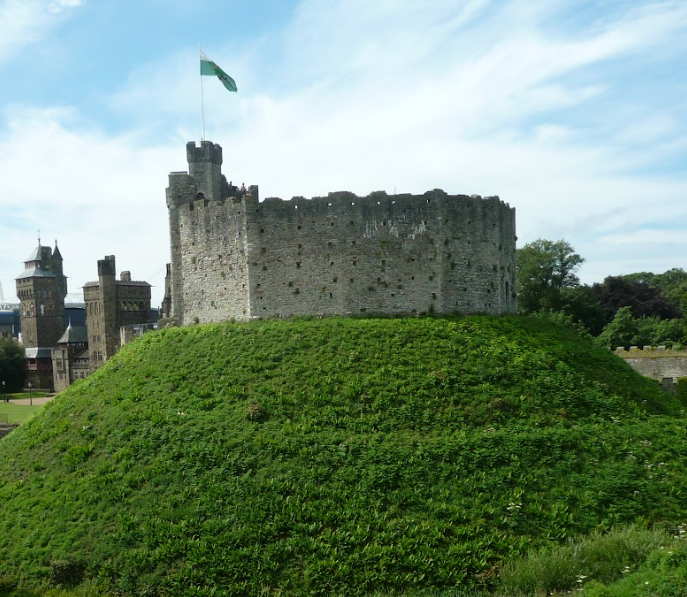
#> input picture img/cardiff.png, 687 x 597 px
$ python 1-rotate.py
#> lines starting #> are read from the running program, lines starting #| are printed output that depends on the picture
"""
<画像処理ライブラリ>
・Pillow(PIL:Python Imaging Library)
・Numpy
・OpenCV
"""

from PIL import Image  # Pillow(PIL)
import numpy as np  # Numpy
import cv2  # OpenCV

display_flg = True  # 画像表示の有無フラグ

### PIL | Numpy　を用いた処理
img = Image.open("img/cardiff.png")  # 画像読み込み
#> img is the input picture: PIL image 687x597 RGBA; mean R, G, B, A 116.8, 140.2, 118.4, 255

## PIL
rotate_img_PIL = img.rotate(-90)  # PILライブラリを用いた回転
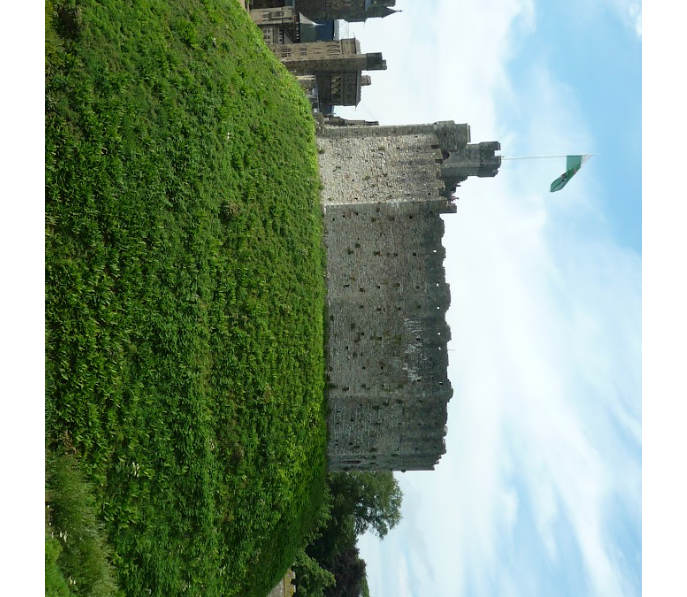
#> rotate_img_PIL: PIL image 687x597 RGBA; mean R, G, B, A 100.1, 120.3, 100.9, 221.6; transparent parts drawn white
if display_flg:
    rotate_img_PIL.show()  # 画像表示

## Numpy
img = np.array(img)  # Numpy配列に変換
print("画像データ", img)  # 画像データの中身(0~255)
#> (printed output is left out)
print("Numpyデータ次元", img.shape)  # (597, 687, 4) (高さ,幅,チャンネル数)  ※チャンネル：R,G,B,α
#| Numpyデータ次元 (597, 687, 4)
rotate_img_Numpy = np.rot90(img)  # Numpyライブラリを用いた回転
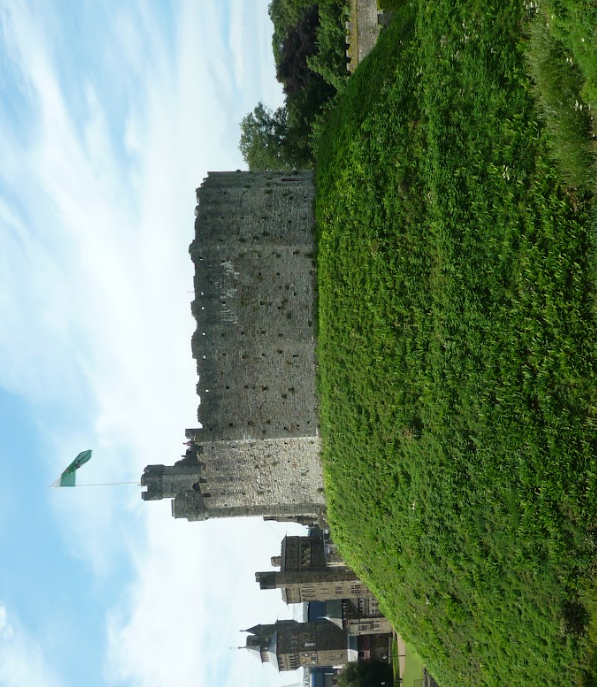
#> rotate_img_Numpy: shape (687, 597, 4); mean R, G, B, A 116.8, 140.2, 118.4, 255
if display_flg:
    show_img_PIL = Image.fromarray(rotate_img_Numpy)  # 表示のためにPILに変換
    show_img_PIL.show()  # 画像表示


### OpenCVを用いた処理
img = cv2.imread("img/cardiff.png")  # 画像読み込み
#> img: shape (597, 687, 3)
h, w = img.shape[:2]  # 高さ、幅取得
#> h = 597; w = 687
print("OpenCVデータ次元", img.shape)  # (597, 687, 3) (高さ,幅,チャンネル数)  ※チャンネル：R,G,B
#| OpenCVデータ次元 (597, 687, 3)

alpha_img = cv2.imread("img/cardiff.png", -1)  # αチャンネルを含む画像読み込み
print("OpenCVデータ次元 α入り", alpha_img.shape)  # (597, 687, 4) (高さ,幅,チャンネル数)  ※チャンネル：R,G,B,α
#| OpenCVデータ次元 α入り (597, 687, 4)

# パターン1
rotate_img_CV = cv2.rotate(img, cv2.ROTATE_90_CLOCKWISE)  # 時計回りに90度回転
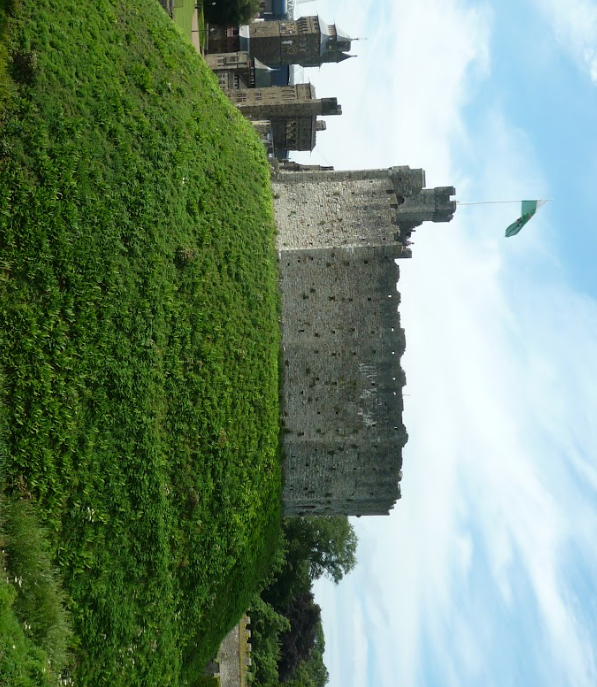
#> rotate_img_CV: shape (687, 597, 3); mean B, G, R 118.4, 140.2, 116.8
if display_flg:
    cv2.imshow("rotation", rotate_img_CV)  # 画像表示
    cv2.waitKey(0)  # imshowとセットで書かないと表示されない

# パターン2
centerX = w // 2  # 中心座標 X
#> centerX = 343
centerY = h // 2  # 中心座標 Y
#> centerY = 298
ratio = 1.0  # 拡大縮小比率
degree = -90  # 回転角度

matrix = cv2.getRotationMatrix2D(
    (centerX, centerY), degree, ratio
)  # 回転、拡大縮小に関する変換行列生成(中心座標,回転角度,拡大縮小比率)
affine_img = cv2.warpAffine(img, matrix, (w, h))  # アフィン変換
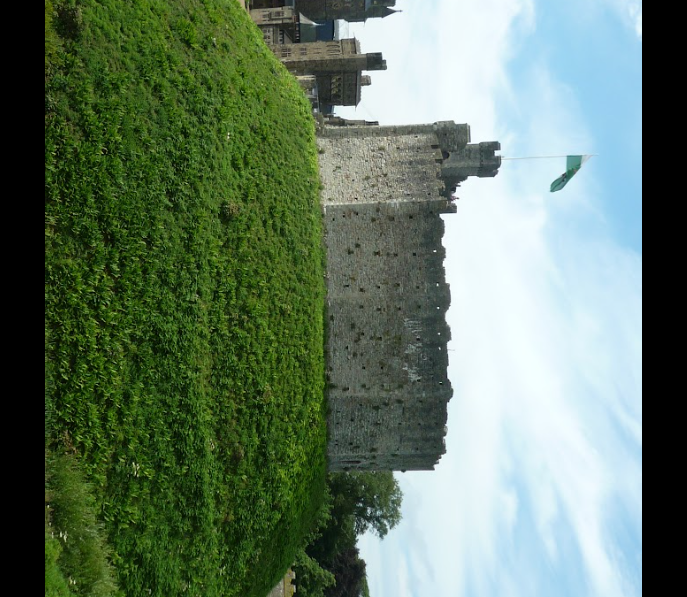
#> affine_img: shape (597, 687, 3); mean B, G, R 100.9, 120.3, 100.1
if display_flg:
    cv2.imshow("rotation", affine_img)  # 画像表示
    cv2.waitKey(0)  # imshowとセットで書かないと表示されない

# getRotationMatrix2D 内部処理
rad = np.deg2rad(-degree)  # 度数 -> ラジアン
sin = np.float32(np.sin(rad))  # sin値算出
cos = np.float32(np.cos(rad))  # cos値算出
trans_matrix = np.float32(
    [[1, 0, centerX], [0, 1, centerY], [0, 0, 1]]
)  # 平行移動行列(原点へ移動)
#> trans_matrix = [[1, 0, 343], [0, 1, 298], [0, 0, 1]]
rot_matrix = np.float32([[cos, -sin, 0], [sin, cos, 0], [0, 0, 1]])  # 回転行列
re_trans_matrix = np.float32(
    [[1, 0, -centerX], [0, 1, -centerY], [0, 0, 1]]
)  # 平行移動行列(元へ戻す)
#> re_trans_matrix = [[1, 0, -343], [0, 1, -298], [0, 0, 1]]
size_matrix = np.float32([[1 * ratio, 0, 0], [0, 1 * ratio, 0], [0, 0, 1]])  # 拡大縮小行列
tmp = np.dot(trans_matrix, rot_matrix)  # 平行移動行列と回転行列を合成
tmp = np.dot(tmp, size_matrix)  # 変換行列と平行移動行列を合成
matrix = np.dot(tmp, re_trans_matrix)  # 変換行列と拡大縮小行列を合成
print("変換行列")
print(matrix)
#| [[ 6.123234e-17 -1.000000e+00  6.410000e+02]
#|  [ 1.000000e+00  6.123234e-17 -4.500000e+01]
#|  [ 0.000000e+00  0.000000e+00  1.000000e+00]]
matrix2 = matrix[:2]  # warpAffine関数はfloat32かつ2*3行列しか対応しないため変換
affine_img = cv2.warpAffine(img, matrix2, (w, h))  # アフィン変換
if display_flg:
    cv2.imshow("rotation", affine_img)  # 画像表示
    cv2.waitKey(0)  # imshowとセットで書かないと表示されない

$ run again, with img/car.png copied over img/cardiff.png
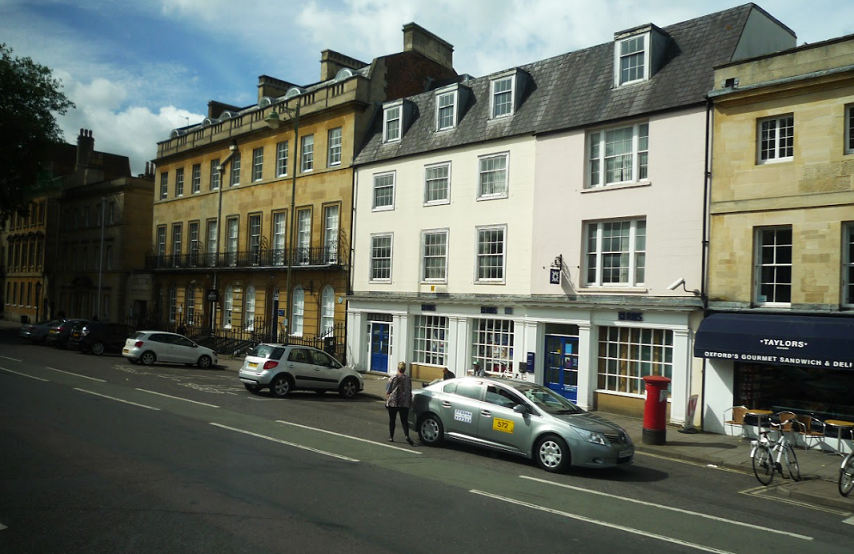
#> input picture img/car.png, 854 x 554 px
#> img is the input picture: PIL image 854x554 RGBA; mean R, G, B, A 101.2, 107.1, 97.3, 255
#> (printed output is left out)
#| Numpyデータ次元 (554, 854, 4)
#> img: shape (554, 854, 3)
#| OpenCVデータ次元 (554, 854, 3)
#| OpenCVデータ次元 α入り (554, 854, 4)
#> `rotate_img_CV = cv2.rotate(img, cv2.ROTATE_90_CLOCKWISE)`:
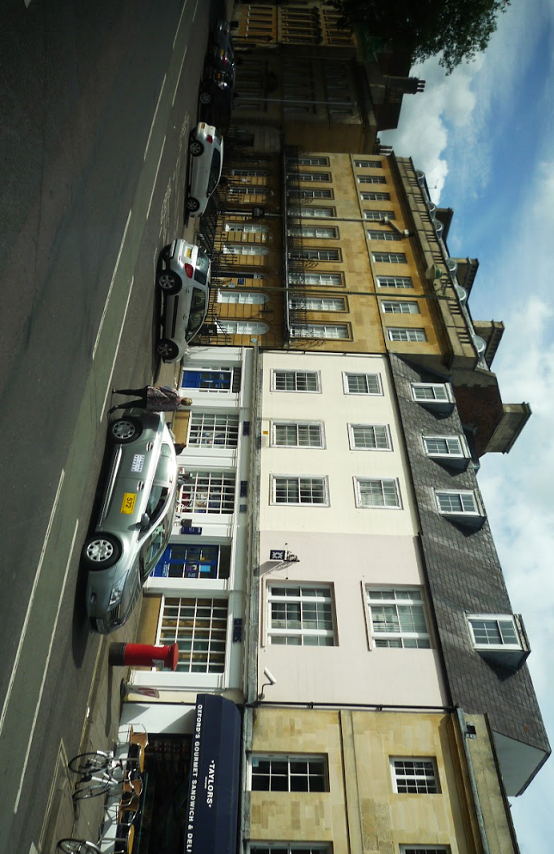
#> rotate_img_CV: shape (854, 554, 3); mean B, G, R 97.3, 107.1, 101.2
#> `affine_img = cv2.warpAffine(img, matrix, (w, h))`:
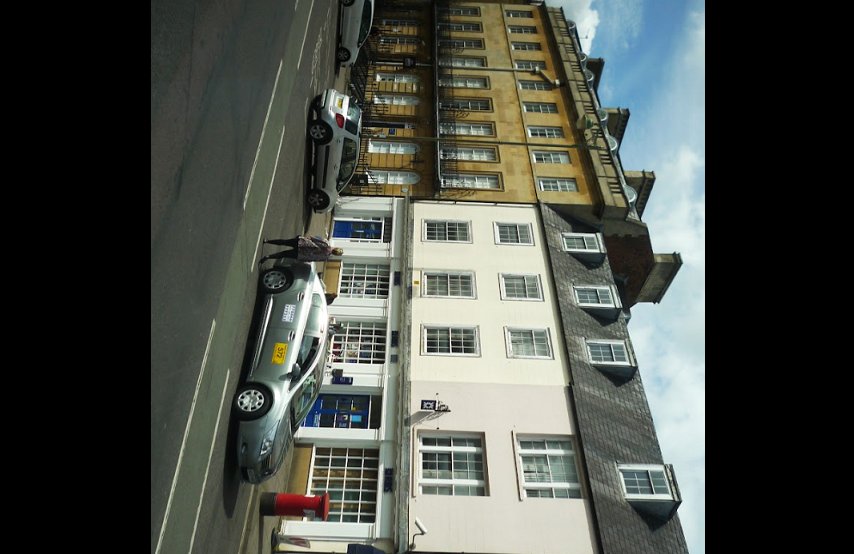
#> affine_img: shape (554, 854, 3); mean B, G, R 71.8, 78.3, 74.4
#| [[ 6.123234e-17 -1.000000e+00  7.040000e+02]
#|  [ 1.000000e+00  6.123234e-17 -1.500000e+02]
#|  [ 0.000000e+00  0.000000e+00  1.000000e+00]]

$ run again, with img/face.png copied over img/cardiff.png
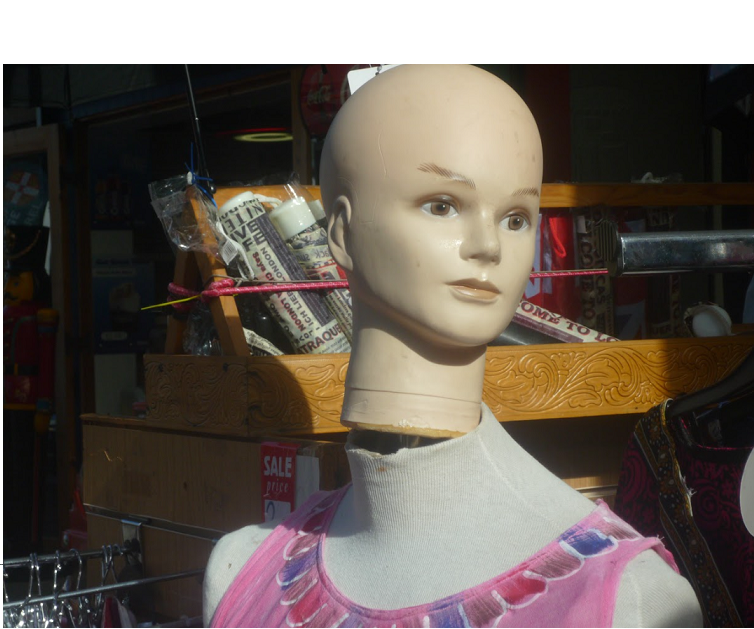
#> input picture img/face.png, 754 x 629 px
#> img is the input picture: PIL image 754x629 RGBA; mean R, G, B, A 105.7, 95.7, 88.1, 255
#> (printed output is left out)
#| Numpyデータ次元 (629, 754, 4)
#> img: shape (629, 754, 3)
#| OpenCVデータ次元 (629, 754, 3)
#| OpenCVデータ次元 α入り (629, 754, 4)
#> `rotate_img_CV = cv2.rotate(img, cv2.ROTATE_90_CLOCKWISE)`:
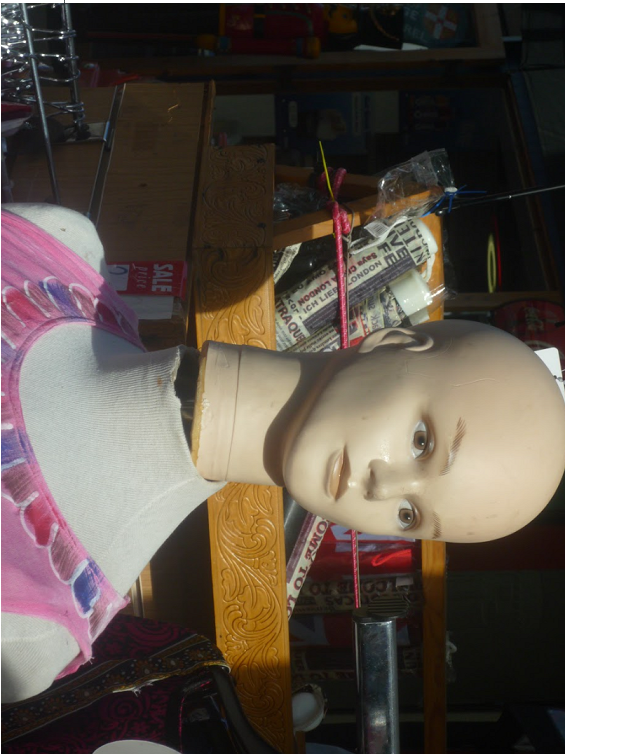
#> rotate_img_CV: shape (754, 629, 3); mean B, G, R 88.1, 95.7, 105.7
#> `affine_img = cv2.warpAffine(img, matrix, (w, h))`:
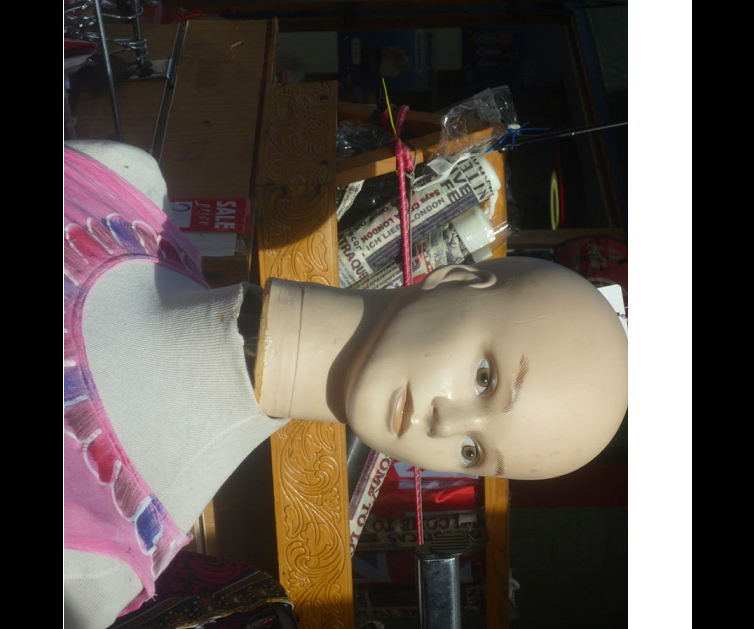
#> affine_img: shape (629, 754, 3); mean B, G, R 79.6, 87.1, 96.6
#| [[ 6.123234e-17 -1.000000e+00  6.910000e+02]
#|  [ 1.000000e+00  6.123234e-17 -6.300000e+01]
#|  [ 0.000000e+00  0.000000e+00  1.000000e+00]]
